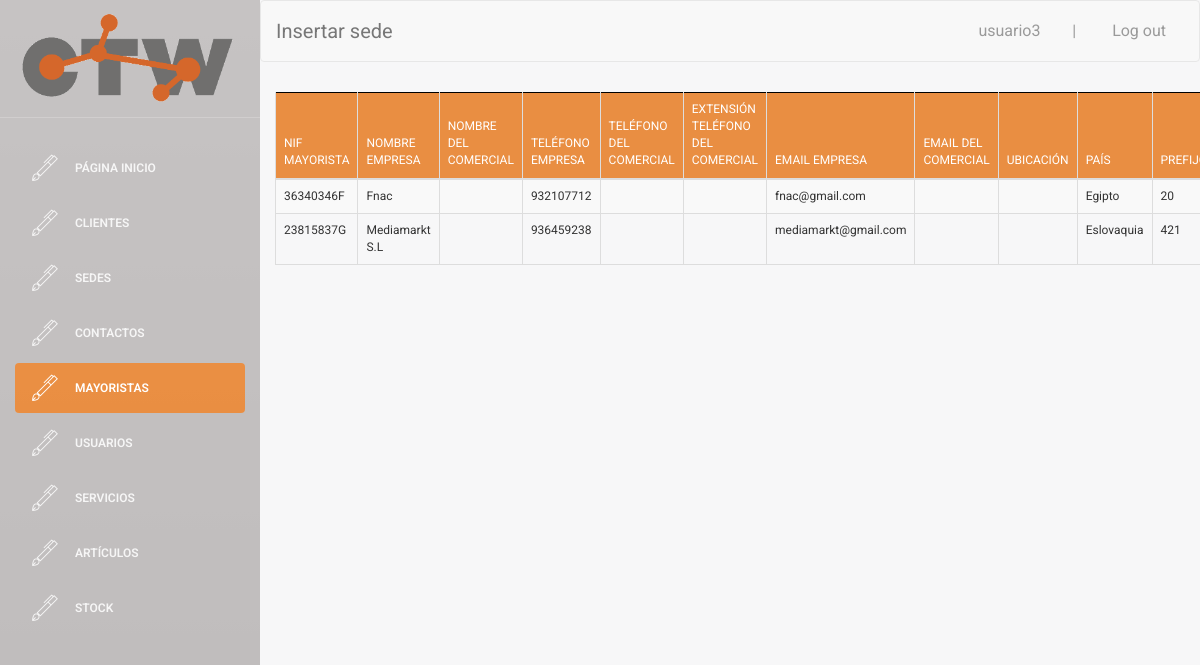
The app's page /buscador/buscador_mayoristas.php (signed in), older data.
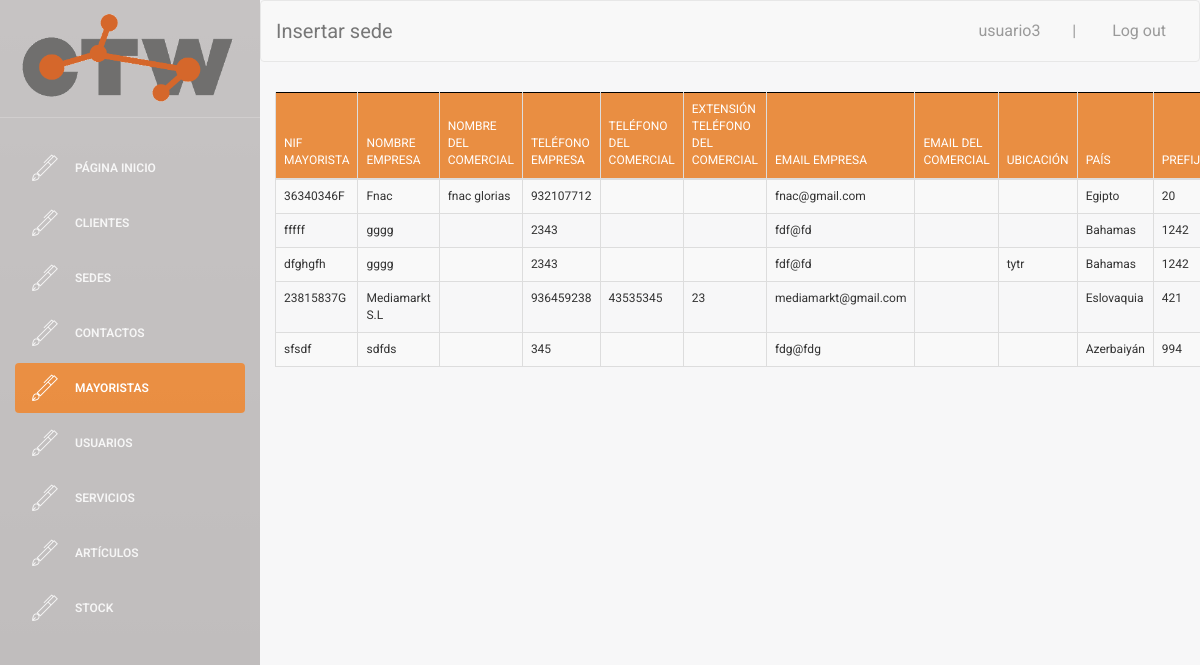
The same page, newer data.
### tables this page shows
CREATE TABLE `MAYORISTA` (
  `NIF_MAYORISTA` varchar(9) NOT NULL,
  `nombre_empresa` varchar(30) NOT NULL,
  `nombre_comercial` varchar(40) DEFAULT NULL,
  `telefono_empresa` int(9) NOT NULL,
  `telefono_comercial` int(9) DEFAULT NULL,
  `extension_telefono_comercial` int(8) DEFAULT NULL,
  `email_empresa` varchar(30) NOT NULL,
  `email_comercial` varchar(30) DEFAULT NULL,
  `ubicacion` varchar(50) DEFAULT NULL,
  `pais` varchar(30) NOT NULL,
  `prefijo` int(5) DEFAULT NULL
);

### web/assets/php/selects.php (called while the page is built, shortened)
<?php
function select_all_mayorista(){
    $conn = connect();
    $sql = "SELECT *
    FROM MAYORISTA
    ORDER BY nombre_empresa asc";
    $data = $conn->query($sql);
    return $data;
  }
?>

### web/buscador/buscador_mayoristas.php (the view, shortened to what the changed rows need)
    <!doctype html>
<?php
include('../assets/php/selects.php');
if($_SESSION["login_done"]==true){
?>
<html lang="en">
<head>
    <link rel="stylesheet" href="https://maxcdn.bootstrapcdn.com/bootstrap/3.3.6/css/bootstrap.min.css">
    <link rel="stylesheet" href="https://cdn.datatables.net/1.10.12/css/dataTables.bootstrap.min.css">
    <link href="../assets/css/bootstrap.min.css" rel="stylesheet" />
    <link href="../assets/css/animate.min.css" rel="stylesheet"/>
    <link href="../assets/css/light-bootstrap-dashboard.css" rel="stylesheet"/>
    <link href="../assets/css/demo.css" rel="stylesheet" />
    <link href="http://maxcdn.bootstrapcdn.com/font-awesome/4.2.0/css/font-awesome.min.css" rel="stylesheet">
    <link href="../assets/css/pe-icon-7-stroke.css" rel="stylesheet" />
    <link href="http://cdnjs.cloudflare.com/ajax/libs/x-editable/1.5.0/bootstrap3-editable/css/bootstrap-editable.css" rel="stylesheet"/>
    <link href="../assets/css/table_editor.css" rel="stylesheet"/>
    <link href="../assets/css/table.css" rel="stylesheet"/>
    <link href="../assets/css/table2.css" rel="stylesheet"/>
    <link href="../assets/css/table4.css" rel="stylesheet"/>
    <link href="../assets/css/insert.css" rel="stylesheet" />
    <link href="../assets/css/micss.css" rel="stylesheet" />
</head>
<body>
<div class="wrapper">
    <div class="main-panel">
        <div class="content">
            <div class="container-fluid">
                <div class="row">
                    <div >
                        <div >
                                <table id="buscador_mayorista" class="table table-striped table-bordered">
                                    <thead>
                                        <tr>
                                            <th>Nif mayorista</th>
                                            <th>Nombre empresa</th>
                                            <th>Nombre del comercial</th>
                                            <th>Teléfono empresa</th>
                                            <th>Teléfono del comercial</th>
                                            <th>Extensión teléfono del comercial</th>
                                            <th>Email empresa</th>
                                            <th>Email del comercial</th>
                                            <th>Ubicación</th>
                                            <th>País</th>
                                            <th>Prefijo</th>
                                        </tr>
                                    </thead>
                                    <tbody>
                                        <?php
                                             $data = select_all_mayorista();
                                            if ($data->num_rows > 0) {
                                                 while($row = $data->fetch_assoc()) {
                                                    $pk = $row['NIF_MAYORISTA'];
                                        ?>
                                                    <tr>
                                                        <td><a href="#" class="NIF_MAYORISTA" data-pk=<?php echo "\"$pk\""; ?>><?php echo $row['NIF_MAYORISTA']?> </a></td>
                                                        <td><a href="#" class="nombre_empresa" data-pk=<?php echo "\"$pk\""; ?>><?php echo $row['nombre_empresa']?> </a></td>
                                                        <td><a href="#" class="nombre_comercial" data-pk=<?php echo "\"$pk\""; ?>><?php echo $row['nombre_comercial']?> </a></td>
                                                        <td><a href="#" class="telefono_empresa" data-pk=<?php echo "\"$pk\""; ?>><?php echo $row['telefono_empresa']?> </a></td>
                                                        <td><a href="#" class="telefono_comercial" data-pk=<?php echo "\"$pk\""; ?>><?php echo $row['telefono_comercial']?> </a></td>
                                                        <td><a href="#" class="extension_telefono_comercial" data-pk=<?php echo "\"$pk\""; ?>><?php echo $row['extension_telefono_comercial']?> </a></td>
                                                        <td><a href="#" class="email_empresa" data-pk=<?php echo "\"$pk\""; ?>><?php echo $row['email_empresa']?> </a></td>
                                                        <td><a href="#" class="email_comercial" data-pk=<?php echo "\"$pk\""; ?>><?php echo $row['email_comercial']?> </a></td>
                                                        <td><a href="#" class="ubicacion" data-pk=<?php echo "\"$pk\""; ?>><?php echo $row['ubicacion']?> </a></td>
                                                        <td><a href="#" class="pais" data-pk=<?php echo "\"$pk\""; ?>><?php echo $row['pais']?> </a></td>
                                                        <td><a href="#" class="prefijo" data-pk=<?php echo "\"$pk\""; ?>><?php echo $row['prefijo']?> </a></td>
                                                    </tr>
                                        <?php
                                                 }
                                            } else {
                                                 echo "0 results";
                                            }
                                        ?>
                                    </tbody>
                                </table>
                        </div>
                    </div>
                </div>
            </div>
        </div>
            </div>
    </div>
</body>
</html>
<?php
}else{
    echo "false";
    header("location:../index.php");
}
?>

Row changes from the older to the newer data that the page shows:
changed mayorista "Fnac": nombre_comercial (not shown) → "fnac glorias"
added mayorista: NIF_MAYORISTA "fffff", nombre_empresa "gggg", telefono_empresa "2343", email_empresa "fdf@fd", pais "Bahamas", prefijo "1242"
added mayorista: NIF_MAYORISTA "dfghgfh", nombre_empresa "gggg", telefono_empresa "2343", email_empresa "fdf@fd", ubicacion "tytr", pais "Bahamas", prefijo "1242"
changed mayorista "Mediamarkt S.L": telefono_comercial (not shown) → "43535345"; extension_telefono_comercial (not shown) → "23"
added mayorista: NIF_MAYORISTA "sfsdf", nombre_empresa "sdfds", telefono_empresa "345", email_empresa "fdg@fdg", pais "Azerbaiyán", prefijo "994"
